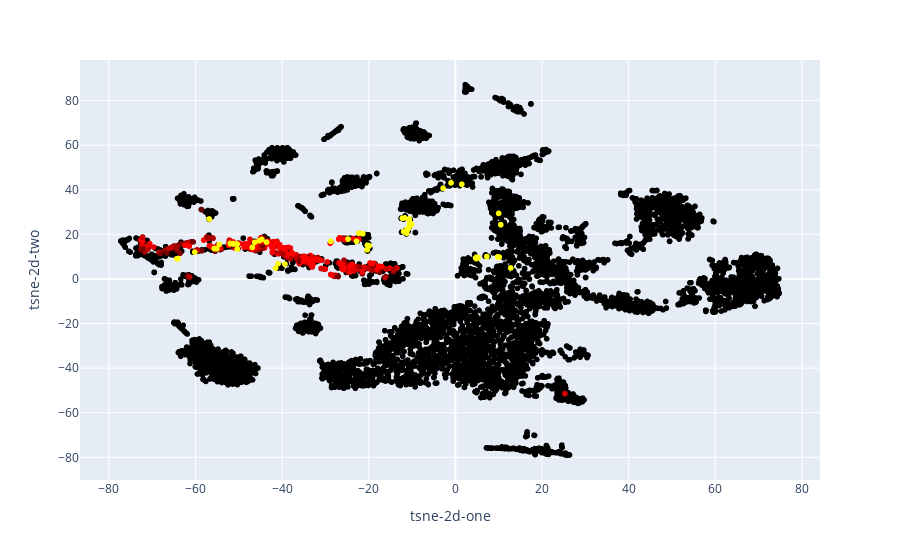

The notebook cell saved with this chart:
### Code cell
import pandas as pd
from sklearn.manifold import TSNE
import plotly.express as px
import numpy as np

# File paths
ancient_file_path = '~/turkicPCA/turkicPredictAllAncientScaledG25.csv'
modern_file_path = '~/turkicPCA/turkicModernScaledG25.csv'

# Read the datasets
df_ancient = pd.read_csv(ancient_file_path)
df_modern = pd.read_csv(modern_file_path)

# Add a new column to mark the 'Prediction' for modern data
df_modern['Prediction'] = 'Modern Turkic'

# Concatenate ancient and modern dataframes
df = pd.concat([df_ancient, df_modern])

# Select the features for t-SNE
features = df.columns[1:25]

# Run t-SNE
tsne = TSNE(n_components=2, random_state=35)
tsne_results = tsne.fit_transform(df[features])

# Add the t-SNE results back to the dataframe
df['tsne-2d-one'] = tsne_results[:, 0]
df['tsne-2d-two'] = tsne_results[:, 1]

# Define the color gradient function
def determine_color(row):
    if row['Prediction'] == 'Modern Turkic':
        return 'yellow'
    elif row['Turkic_Probability'] < 0.04:
        return 'black'
    else:
        max_prob = df.loc[df['Prediction'] == 'Not Turkic', 'Turkic_Probability'].max()
        min_prob = df.loc[df['Prediction'] == 'Not Turkic', 'Turkic_Probability'].min()
        norm_prob = (row['Turkic_Probability'] - min_prob) / (max_prob - min_prob)
        red_intensity = int(255 * norm_prob)
        return f'rgb({red_intensity},0,0)'

# Apply the color determination function
df['color'] = df.apply(determine_color, axis=1)

# Use the first column of the dataframe as the hover name assuming it contains the sample names
hover_name = df.columns[0]

# Create the plot
fig = px.scatter(df, x='tsne-2d-one', y='tsne-2d-two',
                 color='color', color_discrete_map="identity",
                 hover_name=hover_name)

# Show the plot
fig.show()
